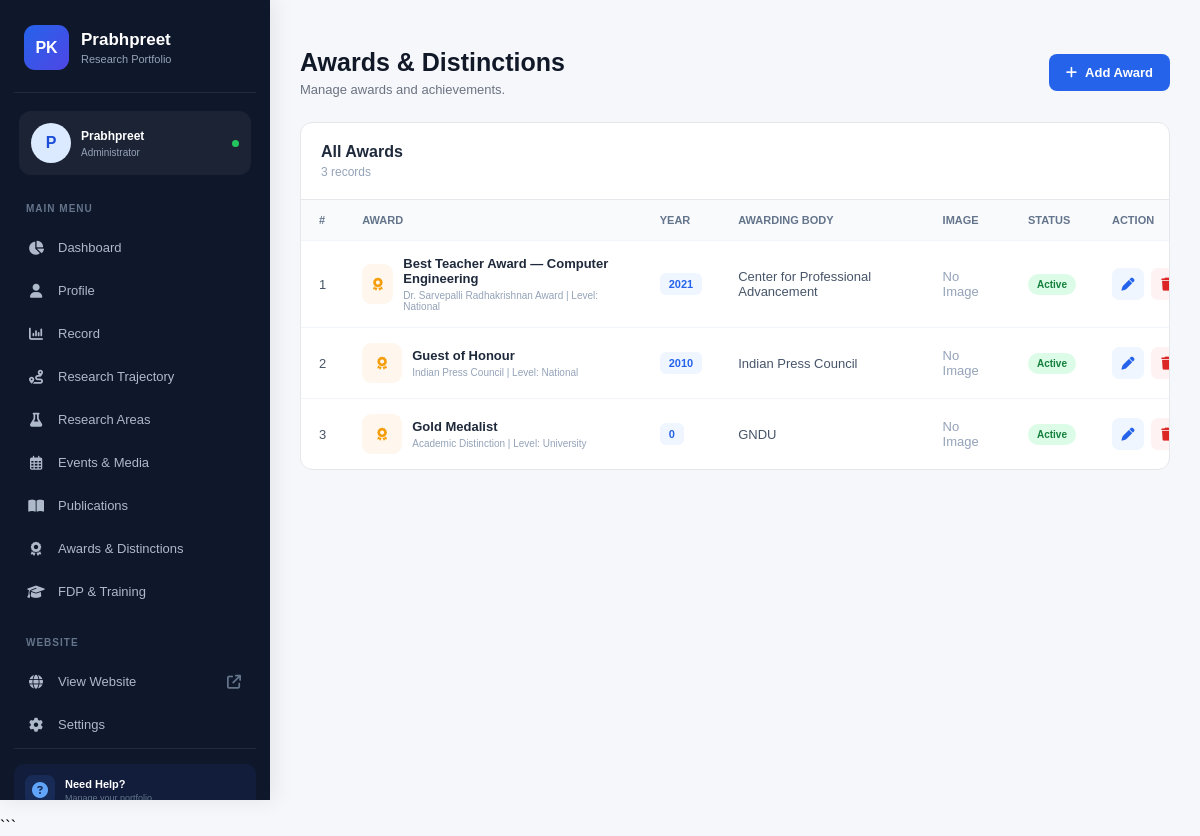
The app's page /awards/ with its own data.
### myapp/models.py (models this page shows, shortened)
class Award(models.Model):
    year = models.PositiveIntegerField()
    title = models.CharField(max_length=300)
    awarding_body = models.CharField(max_length=300,blank=True)
    description = models.TextField(blank=True)
    image = models.ImageField(upload_to='awards/',blank=True,null=True)
    is_active = models.BooleanField(default=True)
    order = models.PositiveIntegerField(default=0)
    class Meta:
        ordering = ['-year', 'order']

### myapp/views.py (the view)
# urls.py: path('awards/', views.awards, name='awards'),
def awards(request):
    awards = Award.objects.all()
    return render(request, 'awards.html', {'awards': awards})

### templates/awards.html (shortened to what this page needs)
{% extends 'sidebar.html' %}
{% block content %}
<div class="page-header">
    <div>
        <h1>Awards & Distinctions</h1>
        <p>Manage awards and achievements.</p>
    </div>
    <a href="{% url 'add_award' %}" class="btn-add"><i class="fa-solid fa-plus"></i> Add Award</a>
</div>
<div class="table-card">
    <div class="table-header">
        <h3>All Awards</h3>
        <span>{{ awards|length }} records</span>
    </div>
    <div class="table-responsive">
        <table>
            <thead>
                <tr>
                    <th>#</th>
                    <th>Award</th>
                    <th>Year</th>
                    <th>Awarding Body</th>
                    <th>Image</th>
                    <th>Status</th>
                    <th>Action</th>
                </tr>
            </thead>
            <tbody>
                {% for award in awards %}
                <tr>
                    <td>{{ forloop.counter }}</td>
                    <td>
                        <div class="award-name">
                            <div class="award-icon"><i class="fa-solid fa-award"></i></div>
                            <div>
                                <strong>{{ award.title }}</strong>
                                <small>{{ award.description|truncatechars:60 }}</small>
                            </div>
                        </div>
                    </td>
                    <td><span class="year">{{ award.year }}</span></td>
                    <td>{{ award.awarding_body|default:"—" }}</td>
                    <td>
                        {% if award.image %}
                        <a href="{{ award.image.url }}" target="_blank" class="view-btn"><i class="fa-solid fa-image"></i> View</a>
                        {% else %}
                        <span class="no-image">No Image</span>
                        {% endif %}
                    </td>
                    <td>
                        {% if award.is_active %}
                        <span class="status active">Active</span>
                        {% else %}
                        <span class="status inactive">Inactive</span>
                        {% endif %}
                    </td>
                    <td>
                        <div class="actions">
                            <a href="{% url 'edit_award' award.id %}" class="edit-btn"><i class="fa-solid fa-pen"></i></a>
                            <a href="{% url 'delete_award' award.id %}" class="delete-btn"><i class="fa-solid fa-trash"></i></a>
                        </div>
                    </td>
                </tr>
                {% empty %}
                <tr>
                    <td colspan="7" class="empty">No awards found. <a href="{% url 'add_award' %}">Add Award</a></td>
                </tr>
                {% endfor %}
            </tbody>
        </table>
    </div>
</div>
{% endblock %}

### templates/sidebar.html (style rules this page uses)
* { margin:0;padding:0;box-sizing:border-box }
body { font-family:Arial,sans-serif;background:#f5f7fb }

### templates/awards.html (style rules this page uses)
.page-header { display:flex;align-items:center;justify-content:space-between;margin-bottom:25px }
.page-header h1 { font-size:25px;color:#111827 }
.page-header p { font-size:13px;color:#6b7280;margin-top:5px }
.btn-add { display:inline-flex;align-items:center;gap:8px;padding:11px 17px;background:#2563eb;color:#fff;text-decoration:none;border-radius:8px;font-size:13px;font-weight:600 }
.table-card { background:#fff;border:1px solid #e5e7eb;border-radius:12px;overflow:hidden }
.table-header { padding:20px;border-bottom:1px solid #e5e7eb }
.table-header h3 { font-size:16px;color:#1e293b }
.table-header span { display:block;color:#94a3b8;font-size:12px;margin-top:4px }
.table-responsive { overflow-x:auto }
table { width:100%;min-width:900px;border-collapse:collapse }
th { background:#f8fafc;color:#64748b;text-align:left;padding:14px 18px;font-size:11px;text-transform:uppercase }
td { padding:15px 18px;border-top:1px solid #f1f5f9;font-size:13px;color:#475569 }
.award-name { display:flex;align-items:center;gap:10px }
.award-icon { width:40px;height:40px;border-radius:9px;background:#fff7ed;color:#f59e0b;display:flex;align-items:center;justify-content:center }
.award-name strong { display:block;color:#1e293b }
.award-name small { display:block;color:#94a3b8;font-size:10px;margin-top:4px }
.year { padding:5px 9px;background:#eff6ff;color:#2563eb;border-radius:6px;font-size:11px;font-weight:600 }
.no-image { color:#94a3b8 }
.status { padding:5px 9px;border-radius:20px;font-size:10px;font-weight:600 }
.active { background:#dcfce7;color:#15803d }
.actions { display:flex;gap:7px }
.actions a { width:32px;height:32px;display:flex;align-items:center;justify-content:center;border-radius:7px;text-decoration:none }
.edit-btn { background:#eff6ff;color:#2563eb }
.delete-btn { background:#fef2f2;color:#dc2626 }

### records on screen
Award: title "Best Teacher Award — Computer Engineering", description "Dr. Sarvepalli Radhakrishnan Award | Level: National", year "2021", awarding_body "Center for Professional Advancement", image "No Image", is_active "Active"
Award: title "Guest of Honour", description "Indian Press Council | Level: National", year "2010", awarding_body "Indian Press Council", image "No Image", is_active "Active"
Award: title "Gold Medalist", description "Academic Distinction | Level: University", year "0", awarding_body "GNDU", image "No Image", is_active "Active"

### other values on screen
{{ awards|length }} "3"
